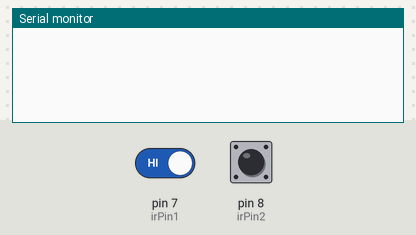
Simulated run of this sketch. Board: Arduino Uno, built with avr-gcc and run on an emulated ATmega328P. Parts: the last lines printed to the serial monitor. The test bench sets the inputs (shaded band); at power-on: pin 7 (irPin1) HIGH, pin 8 (irPin2) HIGH.

Above: at 1.2 s.
1.3 s: pin 7 (irPin1) driven LOW and pin 8 (irPin2) driven LOW
At 2.3 s:
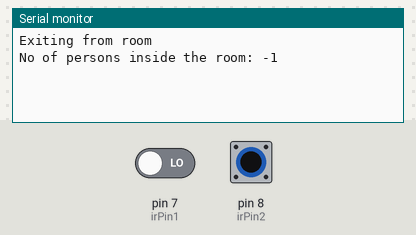
3.0 s: pin 8 (irPin2) pulsed HIGH 2 times (0.12 s each, 0.3 s apart)
At 4.6 s:
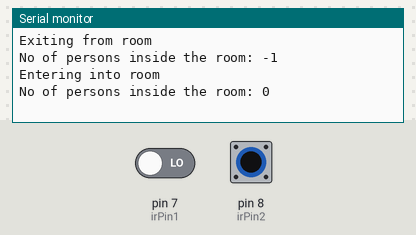

Measured:
- after the input at 1.3 s, the serial monitor: prints a new line after 0.10 s (image 1)
- after the input at 3.0 s, the serial monitor: prints a new line after 0.42 s (image 2)

The sketch:

Bidirectional_counter.ino
```cpp
int irPin1=7;
int irPin2=8;
int led=12;
int seats=34;
int count=0;
boolean state1 = true;
boolean state2 = true;
boolean insideState = false;
boolean outsideIr=false;
boolean isPeopleExiting=false;
int i=1;
void setup() {
Serial.begin(9600);
pinMode(irPin1, INPUT);
pinMode(irPin2, INPUT);
}

void loop() {

  if (!digitalRead(irPin1) && i==1 && state1){
     outsideIr=true;
     delay(100);
     i++;
     state1 = false;
  }

   if (!digitalRead(irPin2) && i==2 &&   state2){
     Serial.println("Entering into room");
     outsideIr=true;
     delay(100);
     i = 1 ;
     count++;
     Serial.print("No of persons inside the room: ");
     Serial.println(count);
     state2 = false;
  }

   if (!digitalRead(irPin2) && i==1 && state2 ){
     outsideIr=true;
     delay(100);
     i = 2 ;
     state2 = false;
  }

  if (!digitalRead(irPin1) && i==2 && state1 ){
     Serial.println("Exiting from room");
     outsideIr=true;
     delay(100);
     count--;
       Serial.print("No of persons inside the room: ");
       Serial.println(count);
     i = 1;
     state1 = false;
  }

    if (digitalRead(irPin1)){
     state1 = true;
    }

     if (digitalRead(irPin2)){
     state2 = true;
    }

}
```
